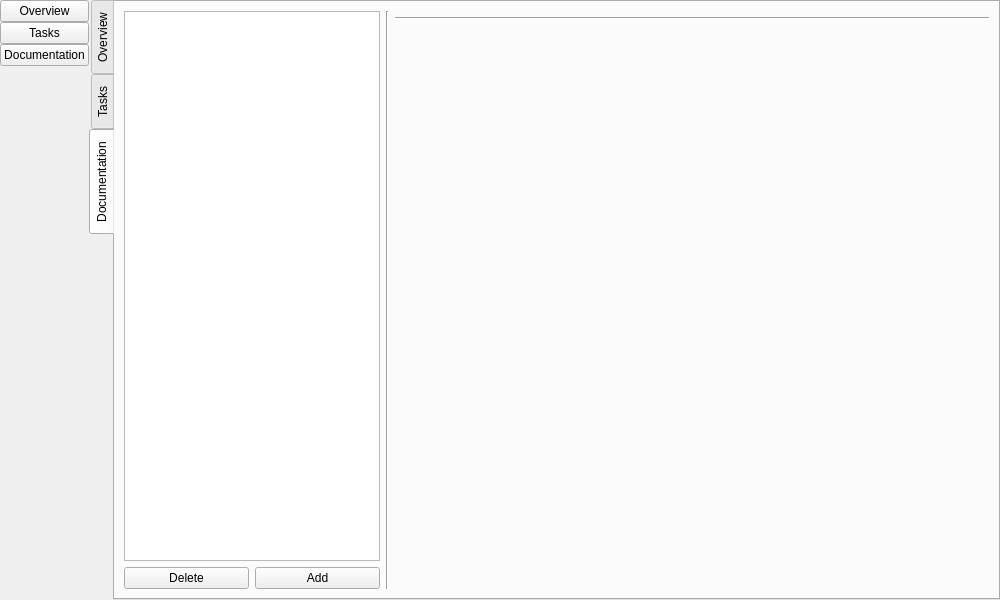
<?xml version="1.0" encoding="UTF-8"?>
<ui version="4.0">
 <class>MainWindow</class>
 <widget class="QMainWindow" name="MainWindow">
  <property name="geometry">
   <rect>
    <x>0</x>
    <y>0</y>
    <width>1000</width>
    <height>600</height>
   </rect>
  </property>
  <property name="windowTitle">
   <string>MainWindow</string>
  </property>
  <widget class="QWidget" name="centralwidget">
   <layout class="QHBoxLayout" name="horizontalLayout_2">
    <property name="spacing">
     <number>0</number>
    </property>
    <property name="leftMargin">
     <number>0</number>
    </property>
    <property name="topMargin">
     <number>0</number>
    </property>
    <property name="rightMargin">
     <number>0</number>
    </property>
    <property name="bottomMargin">
     <number>0</number>
    </property>
    <item>
     <layout class="QVBoxLayout" name="ButtonPanel">
      <property name="spacing">
       <number>-1</number>
      </property>
      <property name="sizeConstraint">
       <enum>QLayout::SizeConstraint::SetDefaultConstraint</enum>
      </property>
      <property name="topMargin">
       <number>0</number>
      </property>
      <property name="rightMargin">
       <number>0</number>
      </property>
      <property name="bottomMargin">
       <number>0</number>
      </property>
      <item>
       <widget class="QPushButton" name="overviewButton">
        <property name="enabled">
         <bool>true</bool>
        </property>
        <property name="sizePolicy">
         <sizepolicy hsizetype="Minimum" vsizetype="Minimum">
          <horstretch>0</horstretch>
          <verstretch>0</verstretch>
         </sizepolicy>
        </property>
        <property name="layoutDirection">
         <enum>Qt::LayoutDirection::LeftToRight</enum>
        </property>
        <property name="text">
         <string>Overview</string>
        </property>
        <property name="class" stdset="0">
         <string>menu</string>
        </property>
       </widget>
      </item>
      <item>
       <widget class="QPushButton" name="taskButton">
        <property name="sizePolicy">
         <sizepolicy hsizetype="Minimum" vsizetype="Minimum">
          <horstretch>0</horstretch>
          <verstretch>0</verstretch>
         </sizepolicy>
        </property>
        <property name="text">
         <string>Tasks</string>
        </property>
        <property name="class" stdset="0">
         <string>menu</string>
        </property>
       </widget>
      </item>
      <item>
       <widget class="QPushButton" name="docButton">
        <property name="sizePolicy">
         <sizepolicy hsizetype="Minimum" vsizetype="Minimum">
          <horstretch>0</horstretch>
          <verstretch>0</verstretch>
         </sizepolicy>
        </property>
        <property name="text">
         <string>Documentation</string>
        </property>
        <property name="class" stdset="0">
         <string>menu</string>
        </property>
       </widget>
      </item>
      <item>
       <spacer name="verticalSpacer">
        <property name="orientation">
         <enum>Qt::Orientation::Vertical</enum>
        </property>
        <property name="sizeHint" stdset="0">
         <size>
          <width>20</width>
          <height>40</height>
         </size>
        </property>
       </spacer>
      </item>
     </layout>
    </item>
    <item>
     <widget class="QTabWidget" name="tabWidget">
      <property name="styleSheet">
       <string notr="true"/>
      </property>
      <property name="tabPosition">
       <enum>QTabWidget::TabPosition::West</enum>
      </property>
      <property name="currentIndex">
       <number>2</number>
      </property>
      <widget class="QWidget" name="overviewTab">
       <attribute name="title">
        <string>Overview</string>
       </attribute>
       <layout class="QGridLayout" name="gridLayout">
        <item row="0" column="1">
         <widget class="QLabel" name="label">
          <property name="sizePolicy">
           <sizepolicy hsizetype="Preferred" vsizetype="Expanding">
            <horstretch>0</horstretch>
            <verstretch>0</verstretch>
           </sizepolicy>
          </property>
          <property name="minimumSize">
           <size>
            <width>200</width>
            <height>0</height>
           </size>
          </property>
          <property name="text">
           <string>double click to add an Icon</string>
          </property>
          <property name="alignment">
           <set>Qt::AlignmentFlag::AlignCenter</set>
          </property>
         </widget>
        </item>
        <item row="0" column="0">
         <layout class="QVBoxLayout" name="verticalLayout_6">
          <item>
           <widget class="EditableLabel" name="overviewTitleLabel" native="true">
            <property name="sizePolicy">
             <sizepolicy hsizetype="Preferred" vsizetype="Maximum">
              <horstretch>0</horstretch>
              <verstretch>0</verstretch>
             </sizepolicy>
            </property>
           </widget>
          </item>
          <item>
           <widget class="EditableMarkdownLabel" name="overviewDescLabel" native="true">
            <property name="sizePolicy">
             <sizepolicy hsizetype="Preferred" vsizetype="Expanding">
              <horstretch>0</horstretch>
              <verstretch>0</verstretch>
             </sizepolicy>
            </property>
           </widget>
          </item>
         </layout>
        </item>
       </layout>
      </widget>
      <widget class="QWidget" name="tasksTab">
       <attribute name="title">
        <string>Tasks</string>
       </attribute>
       <layout class="QGridLayout" name="gridLayout_2">
        <item row="0" column="2">
         <layout class="QVBoxLayout" name="TaskListPanel">
          <item>
           <widget class="QListView" name="taskList">
            <property name="sizePolicy">
             <sizepolicy hsizetype="Maximum" vsizetype="Expanding">
              <horstretch>0</horstretch>
              <verstretch>0</verstretch>
             </sizepolicy>
            </property>
            <property name="class" stdset="0">
             <string>liste</string>
            </property>
           </widget>
          </item>
          <item>
           <widget class="QCheckBox" name="taskShowDoneCheckbox">
            <property name="text">
             <string>Show terminated task</string>
            </property>
           </widget>
          </item>
          <item>
           <layout class="QHBoxLayout" name="horizontalLayout_3">
            <item>
             <widget class="QPushButton" name="taskDeleteButton">
              <property name="text">
               <string>Delete</string>
              </property>
              <property name="class" stdset="0">
               <string>delete</string>
              </property>
             </widget>
            </item>
            <item>
             <widget class="QPushButton" name="taskAddButton">
              <property name="text">
               <string>Add</string>
              </property>
             </widget>
            </item>
           </layout>
          </item>
         </layout>
        </item>
        <item row="0" column="3">
         <widget class="Line" name="taskLine">
          <property name="orientation">
           <enum>Qt::Orientation::Vertical</enum>
          </property>
         </widget>
        </item>
        <item row="0" column="4">
         <layout class="QGridLayout" name="gridLayout_4">
          <item row="2" column="0">
           <widget class="Line" name="taskHLine">
            <property name="sizePolicy">
             <sizepolicy hsizetype="Expanding" vsizetype="Fixed">
              <horstretch>0</horstretch>
              <verstretch>0</verstretch>
             </sizepolicy>
            </property>
            <property name="orientation">
             <enum>Qt::Orientation::Horizontal</enum>
            </property>
           </widget>
          </item>
          <item row="0" column="0">
           <widget class="EditableLabel" name="taskTitleLabel" native="true">
            <property name="sizePolicy">
             <sizepolicy hsizetype="Expanding" vsizetype="Maximum">
              <horstretch>0</horstretch>
              <verstretch>0</verstretch>
             </sizepolicy>
            </property>
            <property name="class" stdset="0">
             <string>title</string>
            </property>
           </widget>
          </item>
          <item row="4" column="0">
           <widget class="EditableMarkdownLabel" name="taskDescLabel" native="true">
            <property name="sizePolicy">
             <sizepolicy hsizetype="Expanding" vsizetype="Expanding">
              <horstretch>0</horstretch>
              <verstretch>0</verstretch>
             </sizepolicy>
            </property>
           </widget>
          </item>
          <item row="3" column="0">
           <layout class="QHBoxLayout" name="horizontalLayout_6">
            <property name="spacing">
             <number>0</number>
            </property>
            <property name="sizeConstraint">
             <enum>QLayout::SizeConstraint::SetMaximumSize</enum>
            </property>
            <item>
             <widget class="QComboBox" name="taskSetType">
              <property name="enabled">
               <bool>true</bool>
              </property>
              <property name="sizePolicy">
               <sizepolicy hsizetype="Maximum" vsizetype="Maximum">
                <horstretch>0</horstretch>
                <verstretch>0</verstretch>
               </sizepolicy>
              </property>
              <item>
               <property name="text">
                <string>Done</string>
               </property>
              </item>
              <item>
               <property name="text">
                <string>Todo</string>
               </property>
              </item>
              <item>
               <property name="text">
                <string>Issue</string>
               </property>
              </item>
             </widget>
            </item>
            <item>
             <spacer name="horizontalSpacer">
              <property name="orientation">
               <enum>Qt::Orientation::Horizontal</enum>
              </property>
              <property name="sizeHint" stdset="0">
               <size>
                <width>40</width>
                <height>20</height>
               </size>
              </property>
             </spacer>
            </item>
           </layout>
          </item>
         </layout>
        </item>
       </layout>
      </widget>
      <widget class="QWidget" name="documentationTab">
       <attribute name="title">
        <string>Documentation</string>
       </attribute>
       <layout class="QGridLayout" name="gridLayout_3">
        <item row="0" column="0">
         <layout class="QVBoxLayout" name="docListPanel">
          <item>
           <widget class="QListView" name="docList">
            <property name="sizePolicy">
             <sizepolicy hsizetype="Maximum" vsizetype="Expanding">
              <horstretch>0</horstretch>
              <verstretch>0</verstretch>
             </sizepolicy>
            </property>
            <property name="class" stdset="0">
             <string>liste</string>
            </property>
           </widget>
          </item>
          <item>
           <layout class="QHBoxLayout" name="horizontalLayout_4">
            <item>
             <widget class="QPushButton" name="docDeleteButton">
              <property name="text">
               <string>Delete</string>
              </property>
              <property name="class" stdset="0">
               <string>delete</string>
              </property>
             </widget>
            </item>
            <item>
             <widget class="QPushButton" name="docAddButton">
              <property name="text">
               <string>Add</string>
              </property>
             </widget>
            </item>
           </layout>
          </item>
         </layout>
        </item>
        <item row="0" column="1">
         <widget class="Line" name="docLine">
          <property name="orientation">
           <enum>Qt::Orientation::Vertical</enum>
          </property>
         </widget>
        </item>
        <item row="0" column="2">
         <layout class="QVBoxLayout" name="verticalLayout_4">
          <item>
           <widget class="EditableLabel" name="docTitleLabel" native="true">
            <property name="sizePolicy">
             <sizepolicy hsizetype="Expanding" vsizetype="Maximum">
              <horstretch>0</horstretch>
              <verstretch>0</verstretch>
             </sizepolicy>
            </property>
            <property name="class" stdset="0">
             <string>title</string>
            </property>
           </widget>
          </item>
          <item>
           <widget class="Line" name="docHLine">
            <property name="orientation">
             <enum>Qt::Orientation::Horizontal</enum>
            </property>
           </widget>
          </item>
          <item>
           <widget class="EditableMarkdownLabel" name="docDescLabel" native="true">
            <property name="sizePolicy">
             <sizepolicy hsizetype="Expanding" vsizetype="Expanding">
              <horstretch>0</horstretch>
              <verstretch>0</verstretch>
             </sizepolicy>
            </property>
           </widget>
          </item>
         </layout>
        </item>
       </layout>
      </widget>
     </widget>
    </item>
   </layout>
  </widget>
 </widget>
 <customwidgets>
  <customwidget>
   <class>EditableMarkdownLabel</class>
   <extends>QWidget</extends>
   <header>editablemarkdownlabel.h</header>
   <container>1</container>
  </customwidget>
  <customwidget>
   <class>EditableLabel</class>
   <extends>QWidget</extends>
   <header>editablelabel.h</header>
   <container>1</container>
  </customwidget>
 </customwidgets>
 <resources/>
 <connections/>
</ui>
